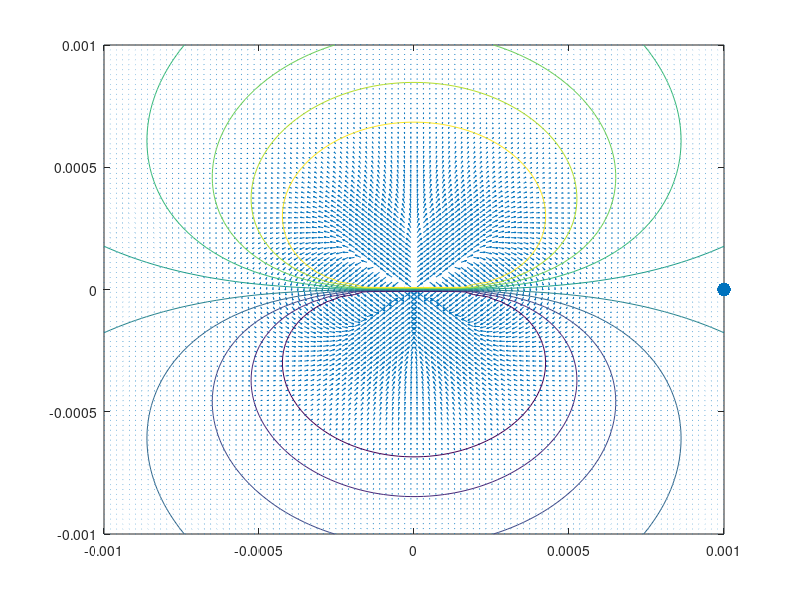

Recreate this plot in MATLAB.
clear all ; 
d = 1*10^-3 ; 
x = linspace(-d,d,100) ; 
y = linspace(-d,d,100) ;  
[X,Y] = meshgrid(x,y) ; 
e0 = 8.85*10^-12 ; 
I = 3*10^-9 ; 

r = sqrt(X.^2+Y.^2) ; 
pz = I*(2*d) ; 
Ey = (3*pz*Y.^2 - pz*r.^2) ./ r.^5 ; 
Ex = (3*pz*Y.*X) ./ r.^5 ; 

phi = (pz*Y) ./ (4*pi*e0*r.^3) ; 
r = 1*10^-3
phi_r = phi(100,1) % to calculate the potential at r we must look in our frame to the most right value

disp('potential at r=1mm is:') ;
disp(phi_r) ;

figure(1) ; 
quiver(X,Y,tanh(Ex*10),tanh(Ey*10)) ; 
hold on ;
contour(X,Y,tanh(phi/10^5)) ;
hold on ;
scatter(r,0,100,'filled') ;



